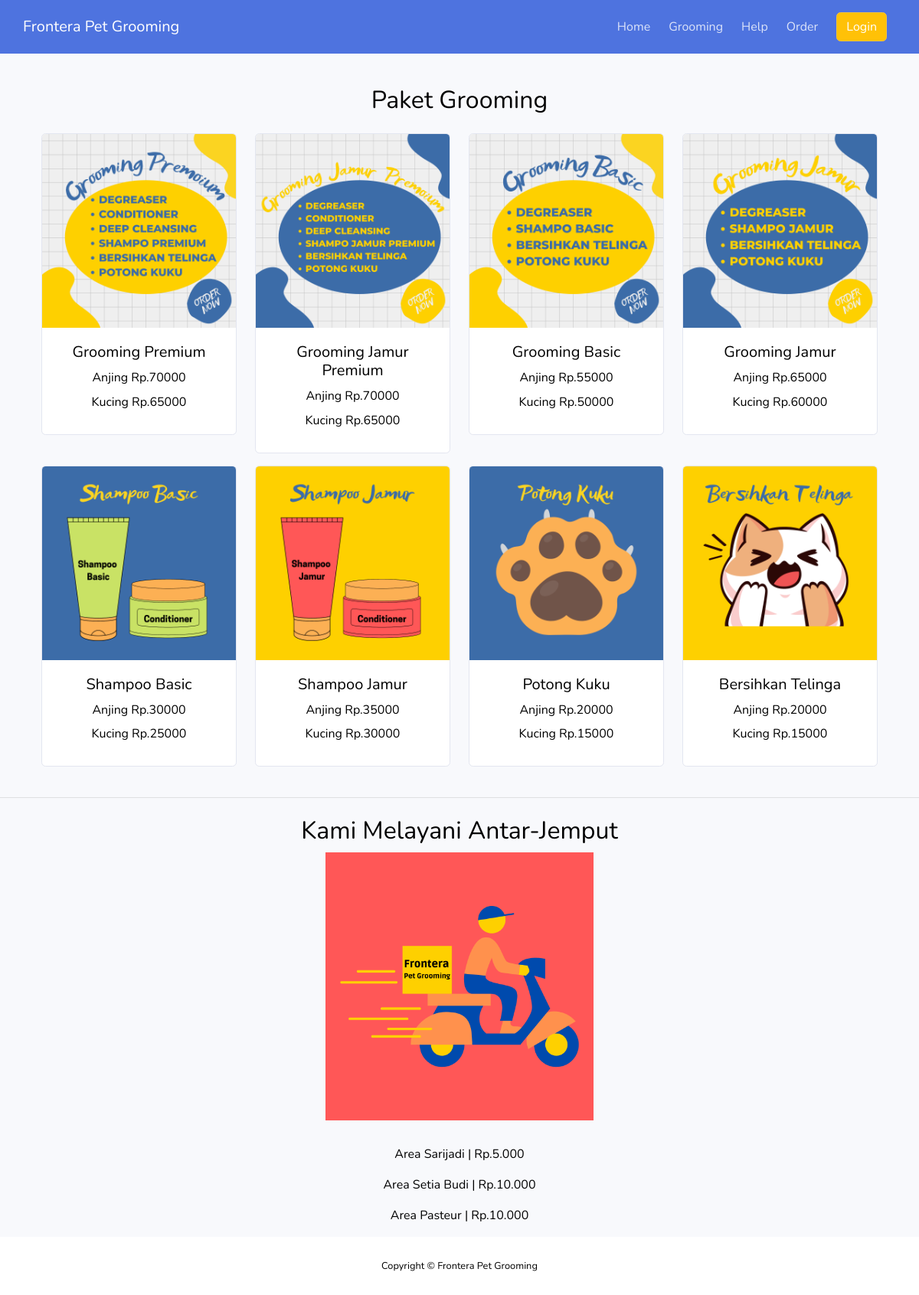
The app's page /index.php/home/grooming with its own data.
### tables this page shows
CREATE TABLE `tb_package_grooming` (
  `id_package_grooming` int(11) NOT NULL,
  `image` text NOT NULL,
  `title` varchar(255) NOT NULL
);

CREATE TABLE `tb_package_grooming_pet` (
  `id_package_grooming_pet` int(11) NOT NULL,
  `id_package_grooming` int(11) NOT NULL,
  `id_pet` int(11) NOT NULL,
  `price` int(50) NOT NULL
);

CREATE TABLE `tb_pet` (
  `id_pet` int(11) NOT NULL,
  `name` varchar(255) NOT NULL
);

### application/controllers/Home.php (called while the page is built, shortened)
<?php
class Home extends CI_Controller {
	public function grooming()
	{
		$data['main_view'] = 'grooming_view';
		$this->load->view('template_home_view', $data);
	}
}

### index.php (called while the page is built, shortened)
<?php
require_once BASEPATH.'core/CodeIgniter.php';

### application/views/grooming_view.php (the view, shortened to what this page needs)
<section style="margin-top: 7em;">
  <div class="container">
    <div class="row text-center mb-3">
      <div class="col">
        <h2>Paket Grooming</h2>
      </div>
    </div>
    <div class="row">
      <?php
      $package_grooming = $this->db->get('tb_package_grooming')->result();
      foreach ($package_grooming as $key) { ?>
        <div class="col-md-3 mb-3">
          <div class="card" onclick="order(<?= $key->id_package_grooming ?>)">
            <img src="<?= base_url($key->image) ?>" class="card-img-top" alt="<?= $key->title ?>">
            <div class="card-body">
              <h5 class="card-title text-center"><?= $key->title ?></h5>
              <?php
              $pets = $this->db
                ->where('id_package_grooming', $key->id_package_grooming)
                ->join('tb_pet', 'tb_pet.id_pet = tb_package_grooming_pet.id_pet')
                ->get('tb_package_grooming_pet')->result();
              foreach ($pets as $pet) { ?>
                <h6 class="card-title text-center"><?= $pet->name . ' Rp.' . $pet->price ?></h6>
              <?php }
              ?>
            </div>
          </div>
        </div>
      <?php }
      ?>
    </div>
  </div>
</section>
<hr class="my-4">
<div class="container">
    <div class="row text-center mb-3">
      <div class="col">
        <h2>Kami Melayani Antar-Jemput</h2>
        <img src="<?= base_url() ?>assets/img/AJ.png" alt="" width="350">
      </div>
    </div>
    <div class="row justify-content-center fs-5">
      <div class="col-md-8">
        <p class="text-center">Area Sarijadi     | Rp.5.000</p>
        <p class="text-center">Area Setia Budi | Rp.10.000</p>
        <p class="text-center">Area Pasteur | Rp.10.000</p>
      </div>
    </div>
  </div>

### application/views/template_home_view.php (style rules this page uses)
* { color: black; }

### records on screen
tb_package_grooming: image (picture), title "Grooming Premium"
tb_package_grooming_pet: id_pet.name "Anjing", price "70000"
tb_package_grooming_pet: id_pet.name "Kucing", price "65000"
tb_package_grooming: image (picture), title "Grooming Jamur Premium"
tb_package_grooming_pet: id_pet.name "Anjing", price "70000"
tb_package_grooming_pet: id_pet.name "Kucing", price "65000"
tb_package_grooming: image (picture), title "Grooming Basic"
tb_package_grooming_pet: id_pet.name "Anjing", price "55000"
tb_package_grooming_pet: id_pet.name "Kucing", price "50000"
tb_package_grooming: image (picture), title "Grooming Jamur"
tb_package_grooming_pet: id_pet.name "Anjing", price "65000"
tb_package_grooming_pet: id_pet.name "Kucing", price "60000"
tb_package_grooming: image (picture), title "Shampoo Basic"
tb_package_grooming_pet: id_pet.name "Anjing", price "30000"
tb_package_grooming_pet: id_pet.name "Kucing", price "25000"
tb_package_grooming: image (picture), title "Shampoo Jamur"
tb_package_grooming_pet: id_pet.name "Anjing", price "35000"
tb_package_grooming_pet: id_pet.name "Kucing", price "30000"
tb_package_grooming: image (picture), title "Potong Kuku"
tb_package_grooming_pet: id_pet.name "Anjing", price "20000"
tb_package_grooming_pet: id_pet.name "Kucing", price "15000"
tb_package_grooming: image (picture), title "Bersihkan Telinga"
tb_package_grooming_pet: id_pet.name "Anjing", price "20000"
tb_package_grooming_pet: id_pet.name "Kucing", price "15000"
